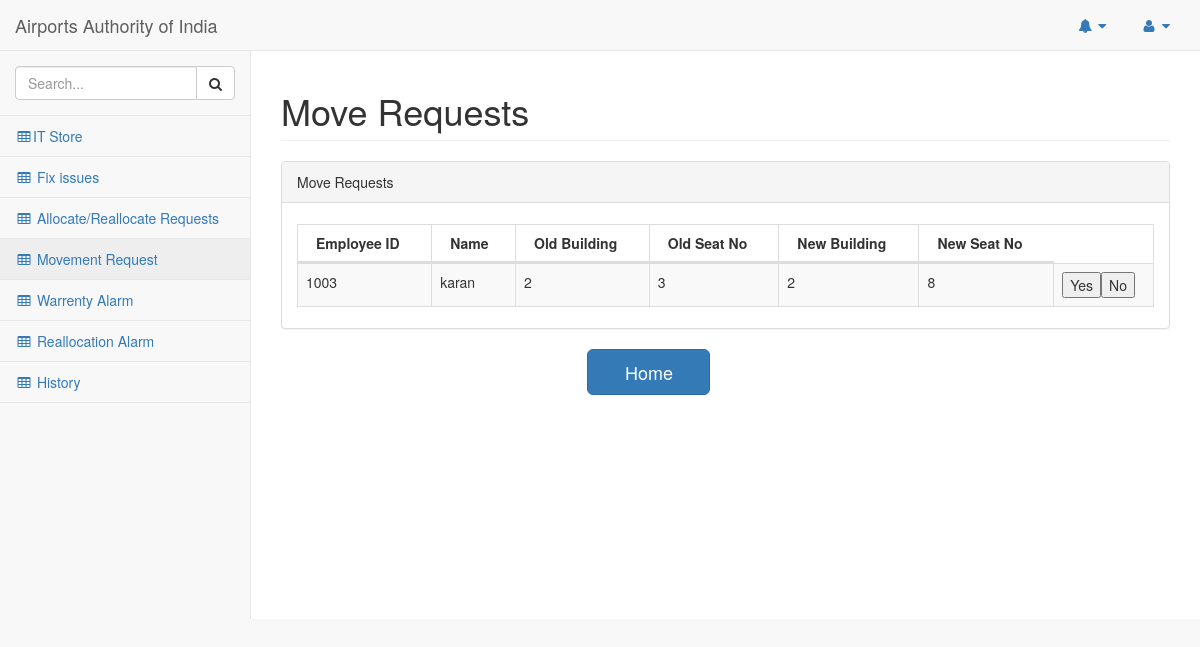
The page /pages/move_admin.php on the database as committed earlier.
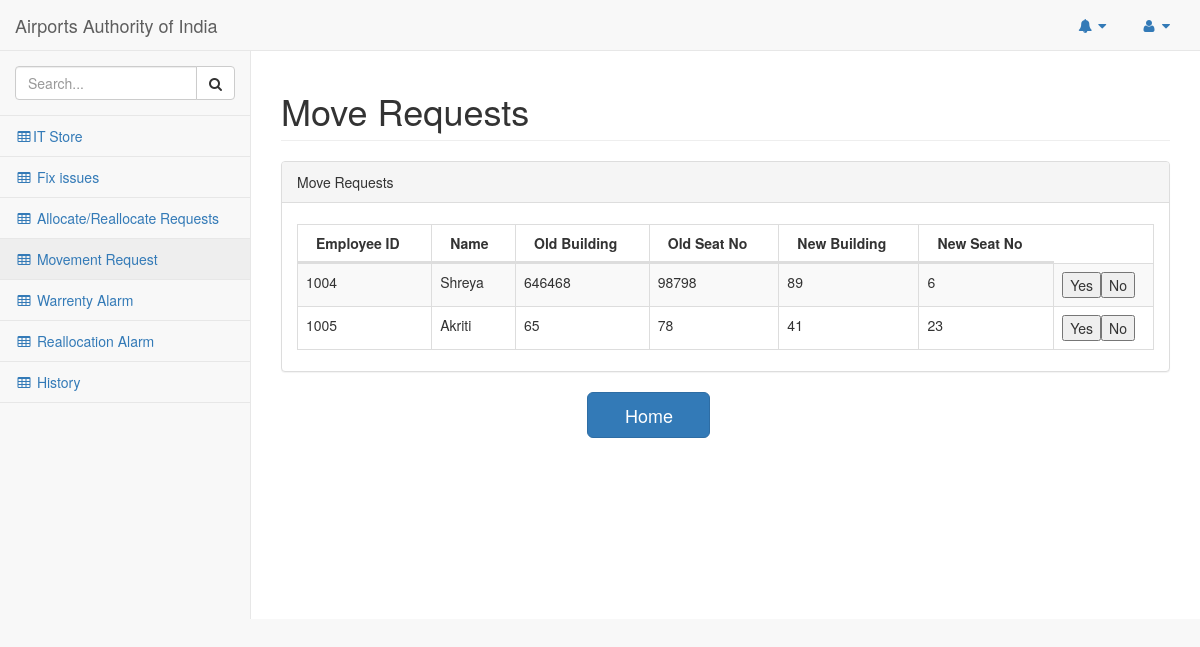
The same page on the database as committed later.
### tables this page shows
CREATE TABLE `move` (
  `Employee_ID` varchar(50) NOT NULL,
  `Name` varchar(50) NOT NULL,
  `Old_Building` varchar(50) NOT NULL,
  `Old_Floor` varchar(50) NOT NULL,
  `Old_Seat` varchar(50) NOT NULL,
  `New_Building` varchar(50) NOT NULL,
  `New_Floor` varchar(50) NOT NULL,
  `New_Seat` varchar(50) NOT NULL,
  `Date` date NOT NULL
);

### pages/move_admin.php (the view, shortened to what the changed rows need)
<!DOCTYPE html>
<html lang="en">
<head>
    <link href="../vendor/bootstrap/css/bootstrap.min.css" rel="stylesheet">
    <link href="../vendor/metisMenu/metisMenu.min.css" rel="stylesheet">
    <link href="../vendor/datatables-plugins/dataTables.bootstrap.css" rel="stylesheet">
    <link href="../vendor/datatables-responsive/dataTables.responsive.css" rel="stylesheet">
    <link href="../dist/css/sb-admin-2.css" rel="stylesheet">
    <link href="../vendor/font-awesome/css/font-awesome.min.css" rel="stylesheet" type="text/css">
</head>
<body>
    <div id="wrapper">
<div id="page-wrapper">
            <div class="row">
                <div class="col-lg-12">
                    <h1 class="page-header">Move Requests</h1>
                </div>
            </div>
            <div class="row">
                <div class="col-lg-12">
                    <div class="panel panel-default">
                        <div class="panel-body">
                            <table width="100%" class="table table-striped table-bordered table-hover" id="dataTables-example">
                                <thead>
                                    <thead>
                                    <th><strong>Employee ID</strong></th>
                                    <th><strong>Name</strong></th>
                                    <th><strong>Old Building</strong></th>
                                    <th><strong>Old Seat No</strong></th>
                                    <th><strong>New Building</strong></th>
                                    <th><strong>New Seat No</strong></th>
                                    </thead>
                                </thead>
                                <tbody>
                                    <?php
                                    $query="select * from move";
                                    $run=mysql_query($query) or die(mysql_error());
                                    while($row=mysql_fetch_array($run))
                                    {
                                        echo "<tr>
                                            <td>{$row['Employee_ID']}</td>
                                            <td>{$row['Name']}</td>
                                            <td>{$row['Old_Building']}</td>
                                            <td>{$row['Old_Seat']}</td>
                                            <td>{$row['New_Building']}</td>
                                            <td>{$row['New_Seat']}</td>
                                            <td><input type='submit' name='yes' value='Yes'><input type='submit' name='no' value='No'></td>
                                            </tr>";
                                    }
                                    ?>
                                </tbody>
                            </table>
                        </div>
                    </div>
                </div>
            </div>
        </div>
</body>
</html>

Rows that differ between the two databases and show on the page:
removed move: Employee_ID "1003", Name "karan", Old_Building "2", Old_Seat "3", New_Building "2", New_Seat "8"
added move: Employee_ID "1004", Name "Shreya", Old_Building "646468", Old_Seat "98798", New_Building "89", New_Seat "6"
added move: Employee_ID "1005", Name "Akriti", Old_Building "65", Old_Seat "78", New_Building "41", New_Seat "23"
